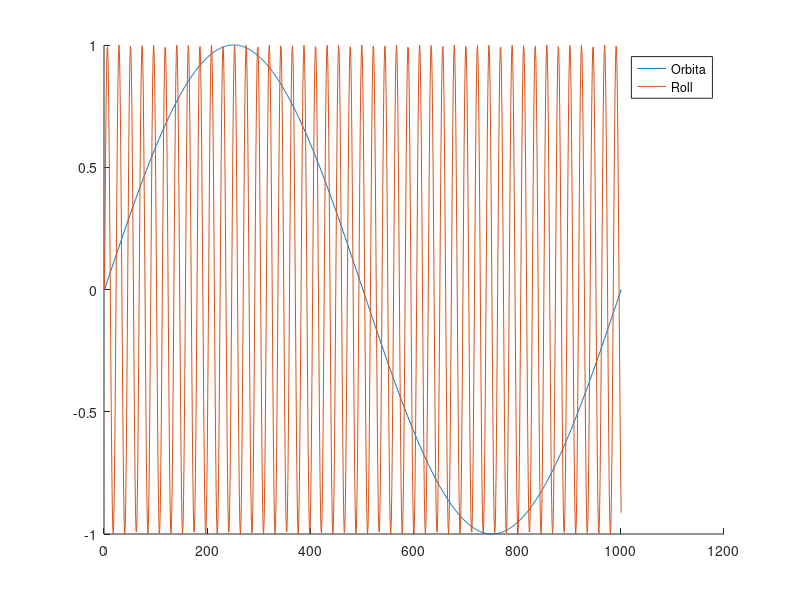

Recreate this plot in MATLAB.
%{
    Programa que resuelve el Trabajo 1 de la asignatura
    Generacion y Gestion de Potencia Eelectrica
%}

clc;
clear all;
close all;

%% DATOS

mu = 398600;                % km^3/s^2
rT = 6378;                  % km
h = [450, 500, 600];        % km
r = rT + h;                 % km
b = 0;                      % angulo beta -> sol/tietta
w = [0.05, 0.1, 0.5];       % rad/s


%% DESARROLLO

% Periodo de orbitas
T = 2*pi*sqrt(r.^3/mu);     % s
wa = 1./sqrt(r.^3/mu);      % rad/s

% Aungulo actitud sat respecto a beta // angulo rotado desde t = 0
for i = 1:3
    t(i,:) = linspace(0,T(i),1e3+1);
    alfa(i,:) = t(i,:)*wa(i);
    for j = 1:3
        roll(i,j,:) = t(i,:)*w(j);
    end
end

figure()
hold on
plot(sin(alfa(1,:)),'DisplayName', 'Orbita')
plot(sin(reshape(roll(1,1,:),1,[])),'DisplayName', 'Roll')
legend()

% Eclipse
ro = asin(rT./(rT + h));


